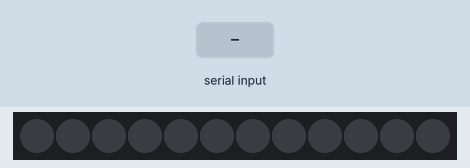
Bench run of a sketch on a simulated Arduino Uno, built with avr-gcc and run on an emulated ATmega328P. On the bench: 12 RGB LEDs in strip order, left to right. Inputs (shaded band) come from the test bench. Dim RGB values are drawn brighter than linear; what the sketch prints to the serial monitor is not drawn.

Above: at 1.2 s.
1.3 s: "90,45,200\n" received over Serial
At 2.4 s:
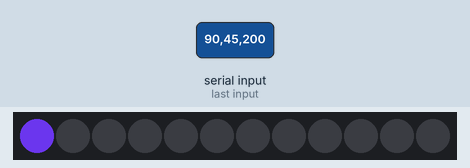
2.9 s: "30,150,10,200\n" received over Serial
At 4.1 s:
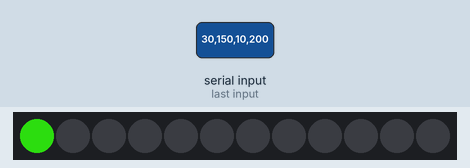
4.4 s: "90,45\n" received over Serial
At 5.6 s:
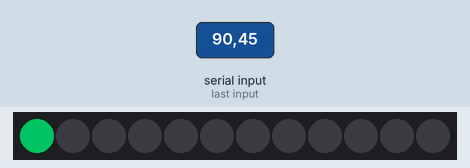
5.9 s: "90,45\n" received over Serial
At 7.8 s:
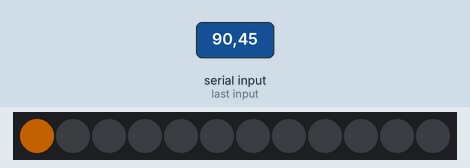
8.4 s: "30,150,10\n" received over Serial
At 10.1 s:
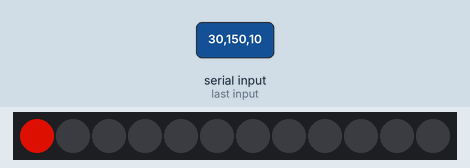
11.0 s: "30,150,10,200\n" received over Serial
At 11.9 s:
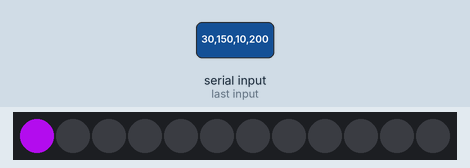
Timing chart, 0 to 13.6 s (numbered marks = the images above; inputs shaded):
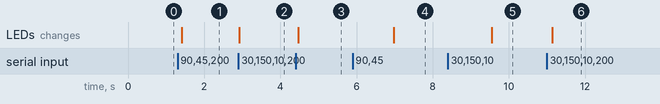

Measured:
- after the input at 1.3 s, the LEDs: change after 0.11 s (image 1)
- after the input at 2.9 s, the LEDs: change at once (image 2)
- after the input at 4.4 s, the LEDs: change after 0.07 s (image 3)
- after the input at 5.9 s, the LEDs: change after 1.1 s (image 4)
- after the input at 8.4 s, the LEDs: change after 1.2 s (image 5)
- after the input at 11.0 s, the LEDs: change after 0.13 s (image 6)

The sketch:

rgb_led_controller.ino
```cpp
#include <Adafruit_NeoPixel.h>

int num1, num2, num3, nums;

#define DELAY_TIME 100
#define PIN 2
#define NUMPIXELS 12
#define LOW_RGB 0
#define MAX_RGB 255
#define LOW_PIN 1
#define MAX_PIN 12

Adafruit_NeoPixel pixels = Adafruit_NeoPixel(NUMPIXELS, PIN, NEO_GRB + NEO_KHZ800);

void setup() {
  Serial.begin(9600);
  pixels.begin();
}

void loop() {
  Serial.print("Pick 1st color value (0-255): ");
  while (Serial.available() == 0) { delay(DELAY_TIME); }
  num1 = Serial.parseInt();
  if (num1 < LOW_RGB || num1 > MAX_RGB) {
    Serial.println("Invalid! Enter a value between 0-255.");
    return;
  }
  Serial.println(num1);

  Serial.print("Pick 2nd color value (0-255): ");
  while (Serial.available() == 0) { delay(DELAY_TIME); }
  num2 = Serial.parseInt();
  if (num2 < LOW_RGB || num2 > MAX_RGB) {
    Serial.println("Invalid! Enter a value between 0-255.");
    return;
  }
  Serial.println(num2);

  Serial.print("Pick 3rd color value (0-255): ");
  while (Serial.available() == 0) { delay(DELAY_TIME); }
  num3 = Serial.parseInt();
  if (num3 < LOW_RGB || num3 > MAX_RGB) {
    Serial.println("Invalid! Enter a value between 0-255.");
    return;
  }
  Serial.println(num3);

  pixels.clear();
  pixels.setPixelColor(0, num1, num2, num3);
  pixels.show();
  delay(DELAY_TIME);

  Serial.print("Pick amount of LEDs to turn on (1-12): ");
  while (Serial.available() == 0) { delay(DELAY_TIME); }
  nums = Serial.parseInt();
  if (nums < LOW_PIN || nums > MAX_PIN) {
    Serial.println("Invalid! Enter a value between 1-12.");
    return;
  }
  Serial.println(nums);

  pixels.clear();
  for (int j = 0; j < nums; j++) {
    pixels.setPixelColor(j, num1, num2, num3);
  }
  pixels.show();
  delay(DELAY_TIME);
}
```
